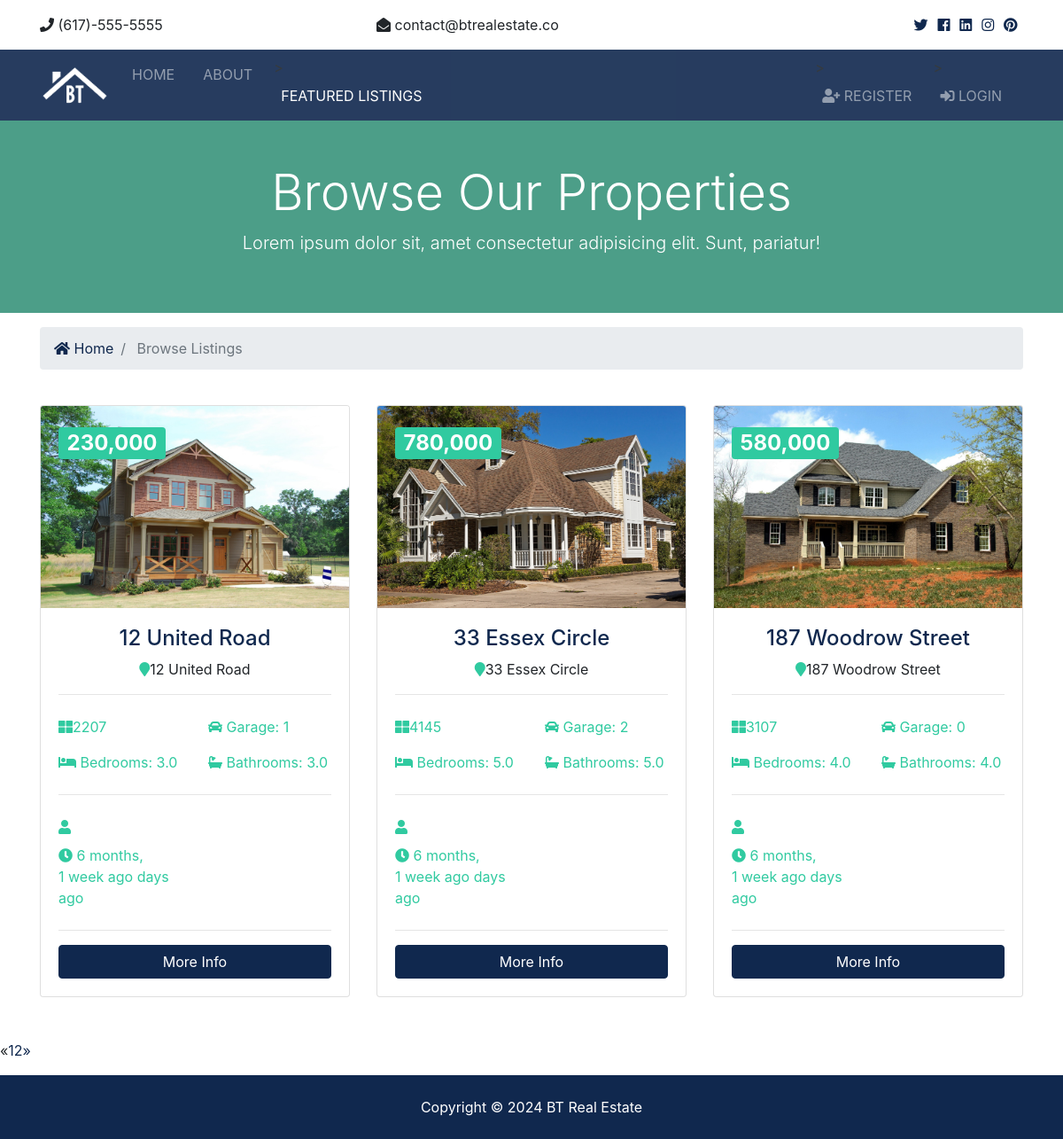
/listings/, run on the app's committed database.
### listing/models.py (models this page shows, shortened)
class Listing(models.Model):
    realtor = models.ForeignKey(Realtor, models.DO_NOTHING)
    title = models.CharField(max_length=100)
    address = models.CharField(max_length=200)
    city = models.CharField(max_length=100)
    state = models.CharField(max_length=100)
    zipcode = models.CharField(max_length=50)
    description = models.TextField(blank=True)
    price = models.IntegerField()
    bedrooms = models.DecimalField(max_digits=2, decimal_places=1)
    garage = models.IntegerField(default=0)
    sqft = models.IntegerField()
    lot_size = models.DecimalField(max_digits=5, decimal_places=1)
    photo_main = models.ImageField(upload_to='photo/%Y/%m/%d', blank=True)
    photo1 = models.ImageField(upload_to='photo/%Y/%m/%d', blank=True)
    photo2 = models.ImageField(upload_to='photo/%Y/%m/%d', blank=True)
    photo3 = models.ImageField(upload_to='photo/%Y/%m/%d', blank=True)
    photo4 = models.ImageField(upload_to='photo/%Y/%m/%d', blank=True)
    photo5 = models.ImageField(upload_to='photo/%Y/%m/%d', blank=True)
    photo6 = models.ImageField(upload_to='photo/%Y/%m/%d', blank=True)
    is_published = models.BooleanField(default=True)
    list_date = models.DateTimeField(default=datetime.now, blank=True)

### listing/views.py (the view)
# urls.py: path('listings/',include('listing.urls')),
def listings(request):
    listing = Listing.objects.all().order_by('-list_date').filter(is_published = True)
    paginator = Paginator(listing, per_page= 3)
    page = request.GET.get('page',1)
    paged_listing = paginator.get_page(page)
    context = {
        'listing': paged_listing
    }
    return render(request, 'listings/listings.html', context)

### templates/listings/listings.html
{% extends 'base.html' %}
{% load static %}
{% load humanize %}
{% block content %}
<section id="showcase-inner" class="py-5 text-white">
    <div class="container">
        <div class="row text-center">
            <div class="col-md-12">
                <h1 class="display-4">Browse Our Properties</h1>
                <p class="lead">Lorem ipsum dolor sit, amet consectetur adipisicing elit. Sunt, pariatur!</p>
            </div>
        </div>
    </div>
</section>
<section id="bc" class="mt-3">
    <div class="container">
        <nav aria-label="breadcrumb">
            <ol class="breadcrumb">
                <li class="breadcrumb-item">
                    <a href="{% url 'index'%}">
                        <i class="fas fa-home"></i> Home</a>
                </li>
                <li class="breadcrumb-item active"> Browse Listings</li>
            </ol>
        </nav>
    </div>
</section>
<section id="listings" class="py-4">
    <div class="container">
        <div class="row">
            {% if listing %}
            {% for item in listing %}
            <div class="col-md-6 col-lg-4 mb-4">
                <div class="card listing-preview">
                    <img class="card-img-top" src="{{item.photo_main.url}}" alt="main image">
                    <div class="card-img-overlay">
                        <h2>
                            <span class="badge badge-secondary text-white">{{item.price | intcomma}}</span>
                        </h2>
                    </div>
                    <div class="card-body">
                        <div class="listing-heading text-center">
                            <h4 class="text-primary">{{item.title}}</h4>
                            <p>
                                <i class="fas fa-map-marker text-secondary"></i>{{item.address}}
                            </p>
                        </div>
                        <hr>
                        <div class="row py-2 text-secondary">
                            <div class="col-6">
                                <i class="fas fa-th-large"></i>{{item.sqft}}
                            </div>
                            <div class="col-6">
                                <i class="fas fa-car"></i> Garage: {{item.garage}}
                            </div>
                        </div>
                        <div class="row py-2 text-secondary">
                            <div class="col-6">
                                <i class="fas fa-bed"></i> Bedrooms: {{item.bedrooms}}
                            </div>
                            <div class="col-6">
                                <i class="fas fa-bath"></i> Bathrooms: {{item.bedrooms}}
                            </div>
                        </div>
                        <hr>
                        <div class="row py-2 text-secondary">
                            <div class="col-12">
                                <i class="fas fa-user"></i> {{item.realtors}}
                            </div>
                        </div>
                        <div class="row text-secondary pb-2">
                            <div class="col-6">
                                <i class="fas fa-clock"></i> {{item.list_date | naturaltime}} days ago
                            </div>
                        </div>
                        <hr>
                        <a href="{% url 'listing' item.id %}" class="btn btn-primary btn-block">More Info</a>
                    </div>
                </div>
            </div>
            {% endfor %}
            {% else %}
            <h2>No listing available</h2>
            {% endif %}
    </div>
</section>
{% if listing.has_other_pages %}
  <ul class="pagination">
    {% if listing.has_previous %}
      <li><a href="?page={{ listing.previous_page_number }}">&laquo;</a></li>
    {% else %}
      <li class=""><span>&laquo;</span></li>
    {% endif %}
    {% for i in listing.paginator.page_range %}
      {% if users.number == i %}
        <li class="active"><span>{{ i }} <span class="sr-only">(current)</span></span></li>
      {% else %}
        <li><a href="?page={{ i }}">{{ i }}</a></li>
      {% endif %}
    {% endfor %}
    {% if listing.has_next %}
      <li><a href="?page={{ listing.next_page_number }}">&raquo;</a></li>
    {% else %}
      <li class="check"><span>&raquo;</span></li>
    {% endif %}
  </ul>
{% endif %}
{% endblock %}

### btrs/static/css/all.css (style rules this page uses)
.fa, .fas, .far, .fal, .fab { -moz-osx-font-smoothing: grayscale; -webkit-font-smoothing: antialiased; display: inline-block; font-style: normal; font-variant: normal; text-rendering: auto; line-height: 1; }
.fa-bath:before { content: "\f2cd"; }
.fa-bed:before { content: "\f236"; }
.fa-car:before { content: "\f1b9"; }
.fa-clock:before { content: "\f017"; }
.fa-home:before { content: "\f015"; }
.fa-map-marker:before { content: "\f041"; }
.fa-th-large:before { content: "\f009"; }
.fa-user:before { content: "\f007"; }
.fa, .fas { font-family: 'Font Awesome 5 Free'; font-weight: 900; }

### btrs/static/css/style.css (style rules this page uses)
img { width: 100%; }
#showcase-inner { background: url(../img/building.jpg) no-repeat top center fixed/cover; position: relative; overflow: hidden; min-height: 200px; }
#showcase-inner::before { content: ''; position: absolute; top: 0; left: 0; min-height: 100%; width: 100%; background: rgba(32, 134, 107, 0.8); }
.listing-preview a { position: relative; }

### data on the page
Listing: photo_main (picture), price "230,000", title "12 United Road", address "12 United Road", sqft "2207", garage "1", bedrooms "3.0", list_date "6 months, 1 week ago"
Listing: photo_main (picture), price "780,000", title "33 Essex Circle", address "33 Essex Circle", sqft "4145", garage "2", bedrooms "5.0", list_date "6 months, 1 week ago"
Listing: photo_main (picture), price "580,000", title "187 Woodrow Street", address "187 Woodrow Street", sqft "3107", garage "0", bedrooms "4.0", list_date "6 months, 1 week ago"

### other printed values
{{ i }} "1" "2"
